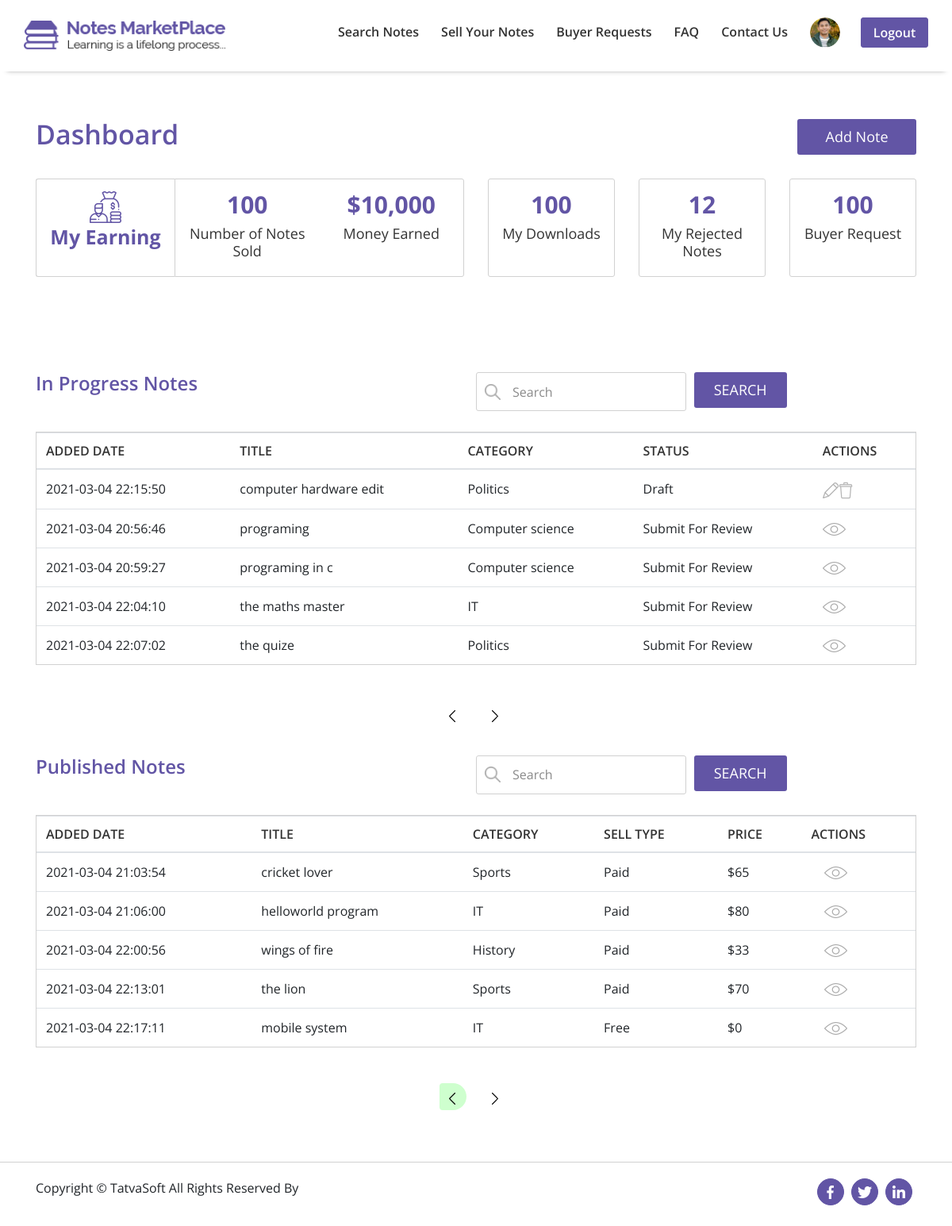
Screenshot of /Notes-marketplace/front/dashboard.php?page=2 with the database file from the repository.
### tables this page shows
CREATE TABLE `sellernotes` (
  `ID` int(11) NOT NULL,
  `SellerID` int(11) NOT NULL,
  `Status` int(11) NOT NULL,
  `ActionedBy` int(11) DEFAULT NULL,
  `AdminRemarks` varchar(255) DEFAULT NULL,
  `PublishedDate` datetime DEFAULT NULL,
  `Title` varchar(100) NOT NULL,
  `Category` int(11) NOT NULL,
  `DisplayPicture` varchar(500) DEFAULT NULL,
  `NoteType` int(11) DEFAULT NULL,
  `NumberofPages` int(11) DEFAULT NULL,
  `Description` varchar(255) NOT NULL,
  `UniversityName` varchar(200) DEFAULT NULL,
  `Country` int(11) DEFAULT NULL,
  `Course` varchar(100) DEFAULT NULL,
  `CourseCode` varchar(100) DEFAULT NULL,
  `Professor` varchar(100) DEFAULT NULL,
  `IsPaid` bit(1) NOT NULL,
  `SellingPrice` decimal(10,0) DEFAULT NULL,
  `NotesPreview` varchar(255) DEFAULT NULL,
  `CreatedDate` datetime DEFAULT NULL,
  `CreatedBy` int(11) DEFAULT NULL,
  `ModifiedDate` datetime DEFAULT NULL,
  `ModifiedBy` int(11) DEFAULT NULL,
  `IsActive` bit(1) NOT NULL
);

CREATE TABLE `notecategories` (
  `ID` int(11) NOT NULL,
  `Name` varchar(100) NOT NULL,
  `Description` varchar(255) NOT NULL,
  `CreatedDate` datetime DEFAULT current_timestamp(),
  `CreatedBy` int(11) DEFAULT NULL,
  `ModifiedDate` datetime DEFAULT current_timestamp(),
  `ModifiedBy` int(11) DEFAULT NULL,
  `IsActive` bit(1) NOT NULL
);

CREATE TABLE `referencedata` (
  `ID` int(11) NOT NULL,
  `Value` varchar(100) NOT NULL,
  `Datavalue` varchar(100) NOT NULL,
  `RefCategory` varchar(100) NOT NULL,
  `CreatedDate` datetime DEFAULT current_timestamp(),
  `CreatedBy` int(11) DEFAULT NULL,
  `ModifiedDate` datetime DEFAULT current_timestamp(),
  `ModifiedBy` int(11) DEFAULT NULL,
  `IsActive` bit(1) NOT NULL
);

### Notes-marketplace/front/dashboard.php (the view, shortened to what the rows shown need)
<!DOCTYPE html>
<html lang="en">
<head>
    <link rel="stylesheet" href="css/bootstrap/bootstrap.min.css">
    <link rel="stylesheet" href="css/style.css">
    <link rel="stylesheet" href="css/responsive.css">
    <link rel="stylesheet" href="css/navigation.css">
</head>
<body>
<?php
    include 'db_conntect.php';
?>
    <section id="in-progress-notes">
        <div class="content-box">
            <div class="container">
                <div class="row">
                    <div class="col-md-12 col-lg-12 col-sm-12 co-12">
                        <div class="in-progress-table table-responsive">
                            <table class="table table-hover">
                                <thead>
                                    <tr>
                                        <th scope="col" class="table-header dashboard-date">ADDED DATE</th>
                                        <th scope="col" class="table-header">TITLE</th>
                                        <th scope="col" class="table-header">CATEGORY</th>
                                        <th scope="col" class="table-header">STATUS</th>
                                        <th scope="col" class="table-header">ACTIONS</th>
                                    </tr>
                                </thead>
                                <tbody>
                                     <?php
                                        if(isset($_GET['page'])){
                                            $page = $_GET['page'];
                                            $page =mysqli_real_escape_string($conn,$page);
                                            $page = htmlentities($page);
                                        }else{
                                            $page = 1;
                                        }
                                        $num_per_page = 05;
                                        $start_from = ($page-1)*$num_per_page;
                                        $fetch_progress_query = "SELECT sellernotes.Status AS s_id,sellernotes.CreatedDate AS added_date,sellernotes.Title AS title,sellernotes.ID as noteid, notecategories.Name AS category,referencedata.Value AS status FROM sellernotes,referencedata,notecategories WHERE sellernotes.Status = referencedata.ID AND sellernotes.Category = notecategories.ID AND sellernotes.Status IN ( 6, 7, 8) LIMIT $start_from,$num_per_page";
                                        $progress_notes = mysqli_query($conn,$fetch_progress_query);
                                        while ($progress_row = mysqli_fetch_array($progress_notes)) {
                                        ?>
                                            <tr>
                                                <td><?php echo $progress_row["added_date"]; ?></td>
                                                <td><?php echo $progress_row["title"]; ?></td>
                                                <td><?php echo $progress_row["category"]; ?></td>
                                                <td><?php echo $progress_row["status"]; ?></td>
                                                <?php
                                                    $id = $progress_row["noteid"];
                                                    if( $progress_row["s_id"] == 6 ){ echo "<td><a href='edit-notes.php?edit=$id'><img src='images/Dashboard/edit.png' alt='edit'><a href='?delete=$$id' id='dlt-link' onclick='return chk()'><img src='images/Dashboard/delete.png' alt='delete'></td>"; }
                                                    else{
                                                        echo "<td><a href='http://localhost/Notes-marketplace/SRS_Notes/front/notes-details.php'><img src='images/Dashboard/eye.png' alt='view'></td>";
                                                    }?>
                                            </tr>
                                        <?php
                                        };
                                        ?>
                                </tbody>
                            </table>
                        </div>
                    </div>
                </div>
            </div>
        </div>
    </section>
    <section id="published-notes">
        <div class="content-box">
            <div class="container">
                <div class="row">
                    <div class="col-md-12 col-lg-12 col-sm-12 col-12">
                        <div class="published-notes-table table-responsive">
                            <table class="table table-hover">
                                <thead>
                                    <tr>
                                        <th scope="col" class="table-header dashboard-date">ADDED DATE</th>
                                        <th scope="col" class="table-header">TITLE</th>
                                        <th scope="col" class="table-header">CATEGORY</th>
                                        <th scope="col" class="table-header">SELL TYPE</th>
                                        <th scope="col" class="table-header">PRICE</th>
                                        <th scope="col" class="table-header">ACTIONS</th>
                                    </tr>
                                </thead>
                                <tbody>
                                    <?php
                                        if(isset($_GET['page1'])){
                                            $page1 = $_GET['page1'];
                                            $page1 =mysqli_real_escape_string($conn,$page1);
                                            $page1 = htmlentities($page1);
                                        }else{
                                            $page1 = 1;
                                        }
                                        $num_per_page1 = 05;
                                        $start_from1 = ($page1-1) * $num_per_page1;
                                        $fetch_progress_query1 = "SELECT sellernotes.Status AS s_id,sellernotes.CreatedDate AS added_date,sellernotes.Title AS title,sellernotes.IsPaid AS ispaid,sellernotes.SellingPrice AS price,notecategories.Name AS category,referencedata.Value AS status FROM sellernotes,referencedata,notecategories WHERE sellernotes.Status = referencedata.ID AND sellernotes.Category = notecategories.ID AND sellernotes.Status= 9 LIMIT $start_from1,$num_per_page1";
                                        $progress_notes1 = mysqli_query($conn,$fetch_progress_query1);
                                        while ($progress_row1 = mysqli_fetch_array($progress_notes1)) {
                                        ?>
                                            <tr>
                                                <td><?php echo $progress_row1["added_date"]; ?></td>
                                                <td><?php echo $progress_row1["title"]; ?></td>
                                                <td><?php echo $progress_row1["category"]; ?></td>
                                                <td><?php if( $progress_row1["ispaid"] == 0) { echo 'Free';} else {
                                                echo "Paid";} ?></td>
                                                <td><?php echo "$".$progress_row1["price"]; ?></td>
                                                <td><?php
                                                    if( $progress_row1["s_id"] == 9 ){
                                                        echo '&nbsp;&nbsp;&nbsp;&nbsp;<a href="http://localhost/Notes-marketplace/SRS_Notes/front/notes-details.php"><img src="images/dashboard/eye.png" alt="view"></a>';
                                                    }?></td>
                                            </tr>
                                        <?php
                                        };
                                        ?>
                                </tbody>
                            </table>
                        </div>
                    </div>
                </div>
            </div>
        </div>
    </section>
</body>
</html>

### rows the page displays
sellernotes: CreatedDate "2021-03-04 22:15:50", Title "computer hardware edit", Category.Name "Politics", Status.Value "Draft"
sellernotes: CreatedDate "2021-03-04 20:56:46", Title "programing", Category.Name "Computer science", Status.Value "Submit For Review"
sellernotes: CreatedDate "2021-03-04 20:59:27", Title "programing in c", Category.Name "Computer science", Status.Value "Submit For Review"
sellernotes: CreatedDate "2021-03-04 22:04:10", Title "the maths master", Category.Name "IT", Status.Value "Submit For Review"
sellernotes: CreatedDate "2021-03-04 22:07:02", Title "the quize", Category.Name "Politics", Status.Value "Submit For Review"
sellernotes: CreatedDate "2021-03-04 21:03:54", Title "cricket lover", Category.Name "Sports", IsPaid "Paid", SellingPrice "65"
sellernotes: CreatedDate "2021-03-04 21:06:00", Title "helloworld program", Category.Name "IT", IsPaid "Paid", SellingPrice "80"
sellernotes: CreatedDate "2021-03-04 22:00:56", Title "wings of fire", Category.Name "History", IsPaid "Paid", SellingPrice "33"
sellernotes: CreatedDate "2021-03-04 22:13:01", Title "the lion", Category.Name "Sports", IsPaid "Paid", SellingPrice "70"
sellernotes: CreatedDate "2021-03-04 22:17:11", Title "mobile system", Category.Name "IT", IsPaid "Free", SellingPrice "0"
